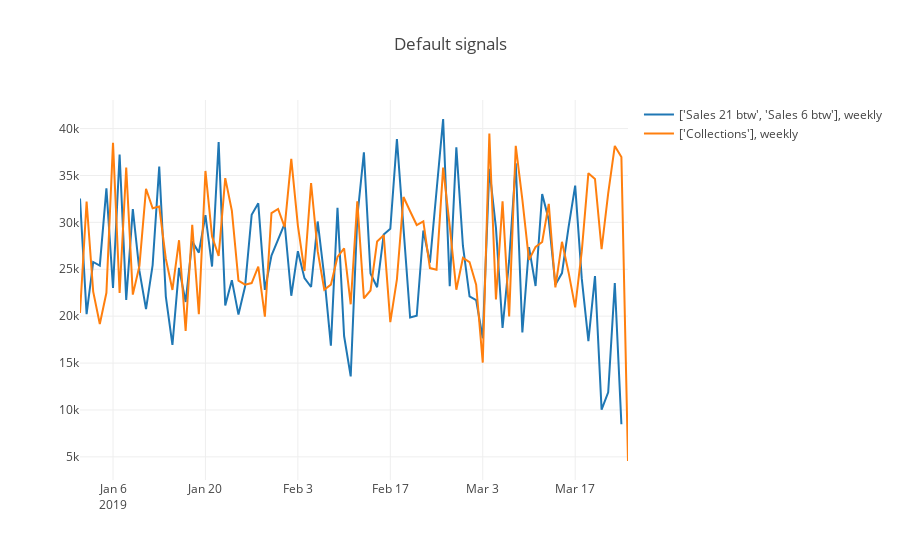

Source (notebook cell):
### Code cell
plotAmounts([sales_w, collections_w], vis_type="line")
